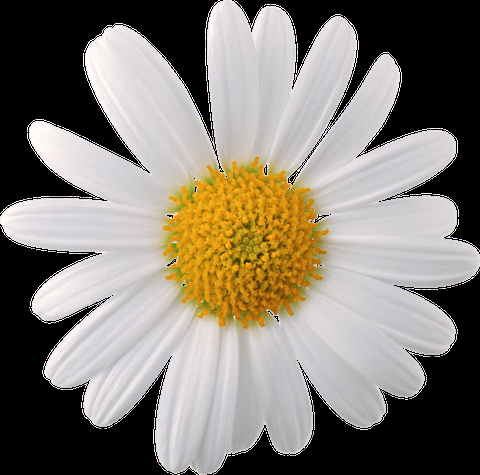
#> input picture cv/f_test.png, 480 x 475 px
$ python -i test_skimage.py   (imports and definitions only)   (older library calls are emulated)
#> lines starting #> are read from the running program, lines starting #| are printed output that depends on the picture; after the words box and inside, x2 and y2 are one past the last pixel; in counts of white or black regions, pixels touching at a corner belong together
from skimage import (io,
                     filters,
                     color,
                     exposure,
                     feature,
                     measure,
                     img_as_ubyte)
import numpy as np


# [16 lines left out: function color_feature, not called in this run]


def edge_feature(img):
    # pre deal
    img_gray = color.rgb2gray(img)
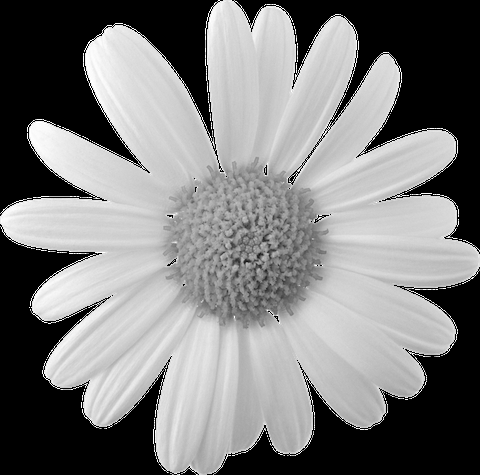
#> img_gray: shape (475, 480) float64; min 0, max 1, mean 0.491

    io.imsave("output/skimage_edge_0.png", img_gray)

    blur = filters.gaussian(img_gray, sigma=5)
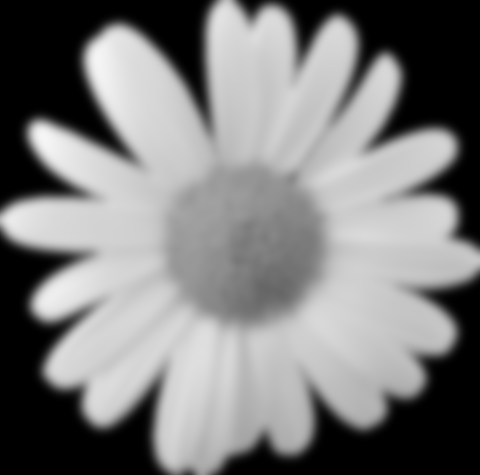
#> blur: shape (475, 480) float64; min 0, max 0.963, mean 0.491

    io.imsave("output/skimage_edge_1.png", blur)

    # cal hu
    moments = measure.moments(blur)
#> moments = [[111963, 26860498.9, 7.87e+09, 2.58e+12], [26582274.1, 6.36e+09, 1.87e+12, 6.14e+14], [7.77e+09, 1.85e+12, 5.37e+14, 1.74e+17], [2.53e+12, 6e+14, 1.71e+17, 5.46e+19]]
    hu = measure.moments_hu(moments)
#> hu = [1.56e+10, 1.62e+20, 1.83e+25, 3.9e+25, 1.04e+51, 4.97e+35, 3.12e+48]

    # cal edge curvature
    thresh = filters.threshold_otsu(blur)
#> thresh = 0.389

    binary = (blur <= thresh)
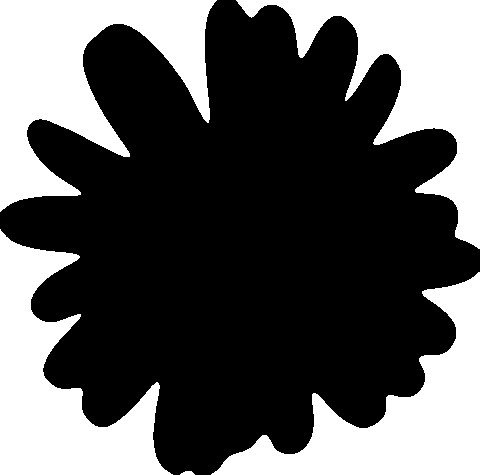
#> binary: shape (475, 480) bool; 35.3% white; 5 white regions, box (x1, y1, x2, y2) and area: (0, 0, 217, 212) 22063, (236, 0, 480, 249) 20098, (0, 229, 173, 475) 19229, (211, 272, 480, 475) 19140, (180, 471, 195, 475) 45

#> (the run stopped early here; a loop or call above may not have finished)
